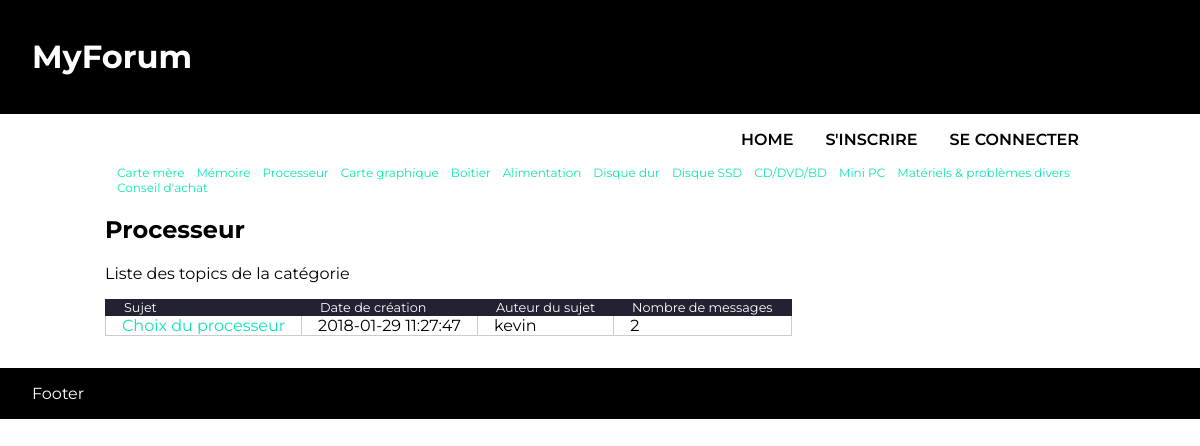
Screenshot of /?page=topic_list&category=3 with the database file from the repository.
### tables this page shows
CREATE TABLE `category` (
  `id_category` int(11) NOT NULL,
  `label` varchar(60) NOT NULL
);

CREATE TABLE `topic` (
  `id_topic` int(11) NOT NULL,
  `title` varchar(60) NOT NULL,
  `date_creation` timestamp NULL DEFAULT NULL,
  `id_user` int(11) NOT NULL,
  `id_category` int(11) NOT NULL
);

CREATE TABLE `user` (
  `id_user` int(11) NOT NULL,
  `login` varchar(60) NOT NULL,
  `password` varchar(60) NOT NULL,
  `id_role` int(11) NOT NULL
);

### functions.php (called while the page is built, shortened)
<?php
function getConnection()
{
    $link = mysqli_connect(DB_HOST, DB_USER, DB_PASS, DB_NAME);
	mysqli_set_charset($link,"utf8mb4");
    return $link;
}
function getCategoryList()
{
    $link = getConnection();
    $sql = "SELECT * FROM category";
    $statement = mysqli_prepare($link,$sql);
    mysqli_stmt_execute($statement);
    mysqli_stmt_bind_result($statement,$b_id,$b_label);
    $category_list = [];
    while(mysqli_stmt_fetch($statement))
    {
        $category_list[] = [
            "id" => $b_id,
            "label" => $b_label
        ];
    }
    return $category_list;
}
function getCategoryLabel($id_category)
{
    $link = getConnection();
    $sql = "SELECT label FROM category WHERE id_category=?";
    $statement = mysqli_prepare($link, $sql);
    mysqli_stmt_bind_param($statement,"i",$id_category);
    mysqli_stmt_execute($statement);
    mysqli_stmt_bind_result($statement,$category_label);
    return $category_label;
}
function getTopicList($id_category)
{
    $link = getConnection();
    $sql = "SELECT topic.id_topic,topic.title,topic.date_creation,user.login
        FROM topic
        JOIN user
        ON topic.id_user = user.id_user
        WHERE topic.id_category =?";
    $statement = mysqli_prepare($link,$sql);
    mysqli_stmt_bind_param($statement,"i",$id_category);
    mysqli_stmt_execute($statement);
    mysqli_stmt_bind_result($statement,$b_id_topic,$b_title,$b_date_creation,$b_user_login);
    $topic_list = [];
    while(mysqli_stmt_fetch($statement))
    {
        $topic_list[] = [
            "id" => $b_id_topic,
            "title" => $b_title,
            "date" => $b_date_creation,
            "user" => $b_user_login
        ];
    }
    return $topic_list;
}
function getNbrPostsInTopic($id_topic)
{
    $link = getConnection();
    $sql = "SELECT COUNT(*) as nbr FROM post WHERE id_topic =?";
    $statement = mysqli_prepare($link, $sql);
    mysqli_stmt_bind_param($statement,"i",$id_topic);
    mysqli_stmt_execute($statement);
    mysqli_stmt_bind_result($statement,$nbr_posts);
    return $nbr_posts;
}
?>

### index.php (called while the page is built, shortened)
<?php
require "functions.php";
$page = $_SESSION["my_get"]["page"];
switch($page)
{
	case "topic_list":  											$page_file = "topic_list.php";break;
}
include "commons/nav.php";
include "pages/".$page_file;
include "commons/footer.php";
?>

### commons/nav_category.php (the view)
<?php
$category_list = getCategoryList();
$html_category_menu = "";
foreach ($category_list as $category)
{
    $html_category_menu .= "<li><a href=\"?page=topic_list&category=".$category["id"]."\">".htmlentities($category["label"])."</a></li>";
}
?>
<nav id="category-menu" class="main-wrap">
    <ul>
        <?php echo $html_category_menu; ?>
    </ul>
</nav>

### pages/topic_list.php (shortened to what this page needs)
<?php
if(isset($_SESSION["my_get"]["category"]))
{
    $id_category = $_SESSION["my_get"]["category"];
    $category_label = getCategoryLabel($id_category);
}
if($category_label == '')
{
    header("Location: ?page=404");
    die();
}
else
{
    $html = "";
    $topic_list = getTopicList($id_category);
    if(empty($topic_list))
    {
        $html .= "<p>Il n'y a aucun sujet dans cette catégorie. ¯\_(ツ)_/¯</p>";
    }
    else
    {
        $nbr_posts = 0;
        $html .= "<table>";
        $html .= "<thead><tr><th>Sujet</th><th>Date de création</th><th>Auteur du sujet</th><th>Nombre de messages</th></tr></thead>";
        foreach ($topic_list as $topic)
        {
            $nbr_posts = getNbrPostsInTopic($topic["id"]);
            $html .= "<tr id=\"".$topic["id"]."\"><td><a href=\"?page=topic&topic=".$topic["id"]."\">".htmlentities($topic["title"])."</td><td>".$topic["date"]."</td><td>".htmlentities($topic["user"])."</td><td>".$nbr_posts."</td></tr>";
        }
        $html .= "</table>";
    }
include "commons/nav_category.php";
?>
    <section class="main-wrap">
        <h2><?php echo htmlentities($category_label) ?></h2>
        <p>Liste des topics de la catégorie</p>
    </section>
    <section id="topic-list" class="main-wrap">
        <?php echo $html; ?>
    </section>
<?php
}
?>

### assets/css/style.css (style rules this page uses)
body { margin:0;padding:0;font-family:'Montserrat',Arial, Helvetica, sans-serif; }
.main-wrap { max-width:990px;margin:0 auto; }
a { text-decoration:none;color:#0be6af; }
nav ol,nav ul { list-style-type:none;margin:0;padding:0; }
nav a,nav a:hover { text-decoration:none; }
#category-menu ul { display:flex;flex-wrap:wrap;font-size:0.75em; }
#category-menu ul li { padding-left:1em; }
#category-list table,#topic-list table { border-collapse:collapse;border:1px solid #223; }
#category-list table th,#topic-list table th { padding:0 1.4em;border:1px solid #223;background-color:#223;color:#fff;text-align:left;font-size:0.8em;font-weight:400; }
#category-list table td,#topic-list table td { padding:0 1em;border:1px solid #ccc; }

### rows the page displays
category: label "Carte mère"
category: label "Mémoire"
category: label "Processeur"
category: label "Carte graphique"
category: label "Boitier"
category: label "Alimentation"
category: label "Disque dur"
category: label "Disque SSD"
category: label "CD/DVD/BD"
category: label "Mini PC"
category: label "Matériels & problèmes divers"
category: label "Conseil d'achat"
topic: title "Choix du processeur", date_creation "2018-01-29 11:27:47", id_user.login "kevin", nbr_posts "2"

### other values shown
$category_label "Processeur"
